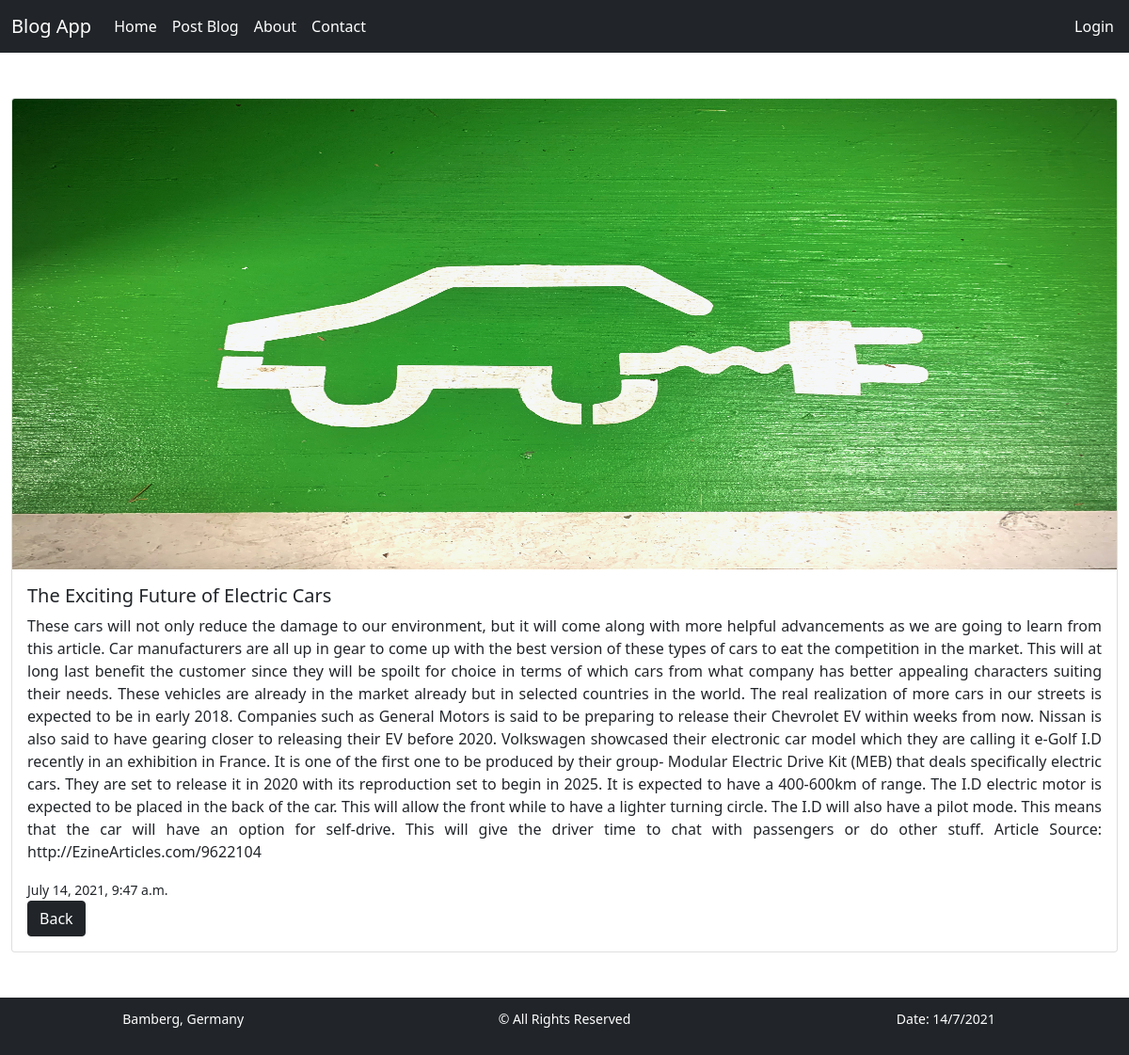
Screenshot of /detail/10 with the database file from the repository.
### blogapp/models.py (models this page shows, shortened)
class Post(models.Model):
    title=models.CharField(max_length=70)
    body=models.TextField()
    date=models.DateTimeField(auto_now_add=True)
    img =models.ImageField('',upload_to = 'images/')

### blogapp/views.py (the view)
# urls.py: path('detail/<int:id>',detail,name='detail'),
def detail(request,id):
    post=Post.objects.get(pk=id)
    return render(request,'detail.html',{'post':post})

### blogapp/templates/detail.html (shortened to what this page needs)
{%extends 'base.html'%}
{%block content%}
<div class="container-fluid my-5">
    <div class="row">
        <div class="col-sm-12">
            <div class="card">
                <img src="{{post.img.url}}" class="card-img-top" alt="..." width="100%" height="500px">
                <div class="card-body">
                  <h5 class="card-title">{{post.title}}</h5>
                  <p class="card-text" style="text-align: justify;">{{post.body}}</p>
                  <small>{{post.date}}</small>
                  <br>
                  <a href="{%url 'index' %}" class="btn btn-dark">Back</a>
                </div>
            </div>
        </div>
    </div>
</div>
{%endblock content%}

### rows the page displays
Post: img (picture), title "The Exciting Future of Electric Cars", body "These cars will not only reduce the damage to our environment, but it will come along with more helpful advancements as we are going to learn from this article. Car manufacturers are all up in gear to come up with the best version of these types of cars to eat the competition in the market. This will at long last benefit the customer since they will be spoilt for choice in terms of which cars from what company has better appealing characters suiting their needs. These vehicles are already in the market already but in selected countries in the world. The real realization of more cars in our streets is expected to be in early 2018. Companies such as General Motors is said to be preparing to…", date "July 14, 2021, 9:47 a.m."
